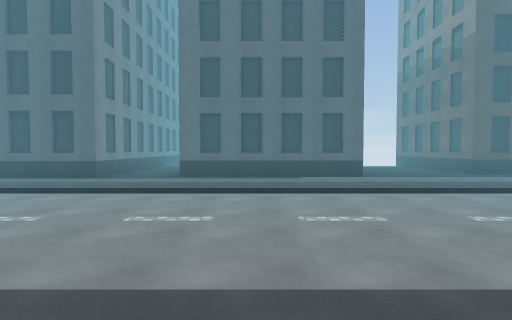
view 1 (above)

21 first-person views from a walk through a Unity game level. The camera is 1.5 m above the floor, tilts 2° down and sees 80° across. The floor is counted in squares, 2 m on a side. Each view is taken from the middle of a square. On the plan, view 1 faces up. The plan holds only what a view shows up to about 10 squares ahead; the rest is blank. The place goes on beyond the plan. The player is left out. Some animated figures are not drawn. Surface patterns are stand-ins for the level's own textures.

view 2
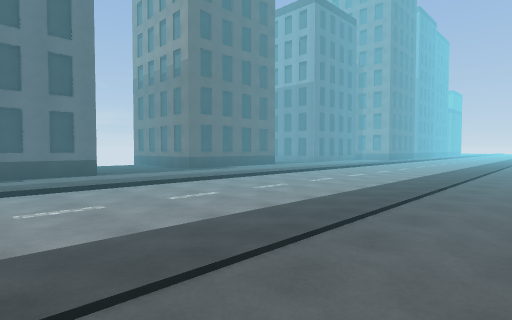

view 3
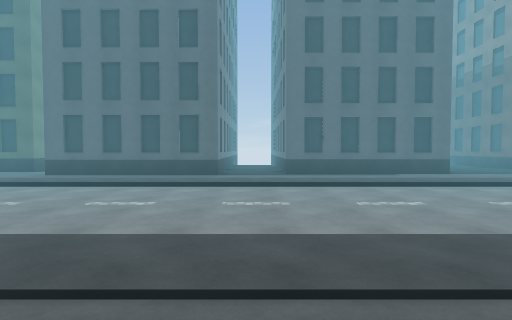

view 4
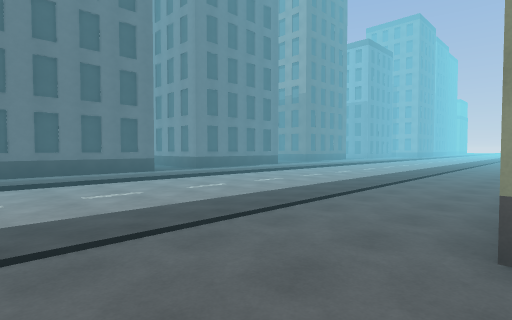

view 5
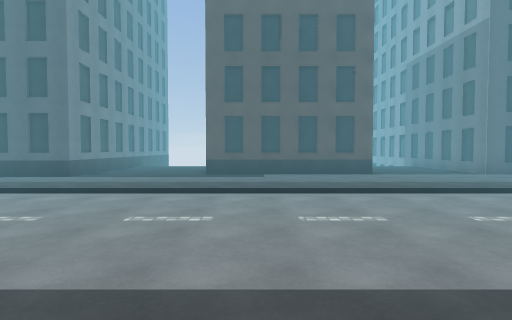

view 6
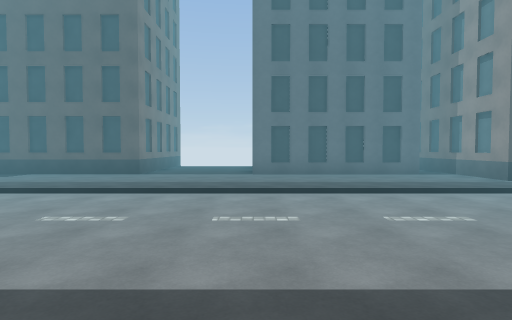

view 7
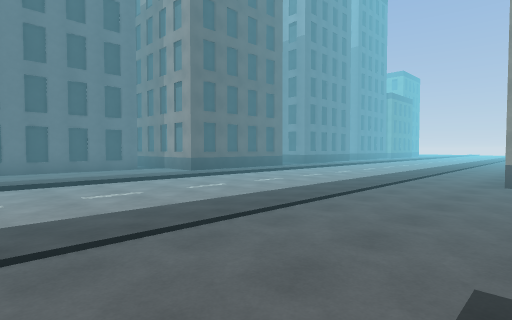

view 8
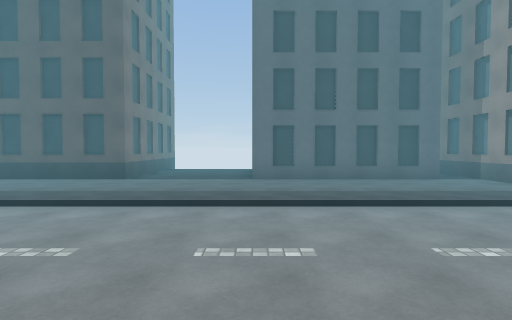

view 9
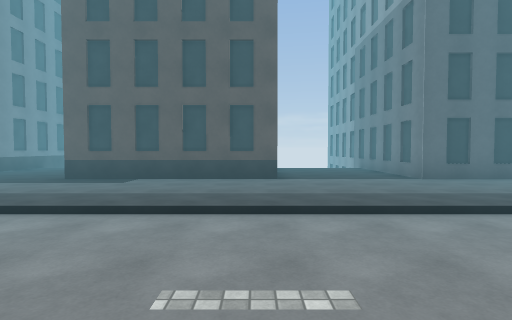

view 10
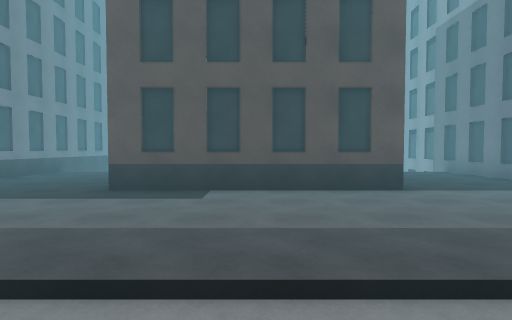

view 11
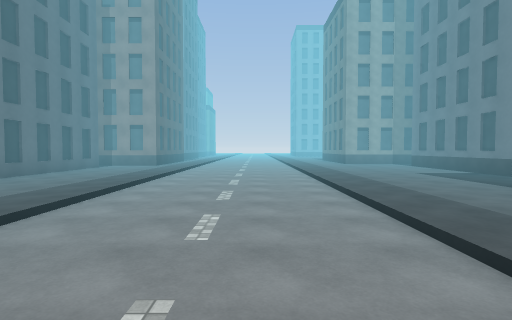

view 12
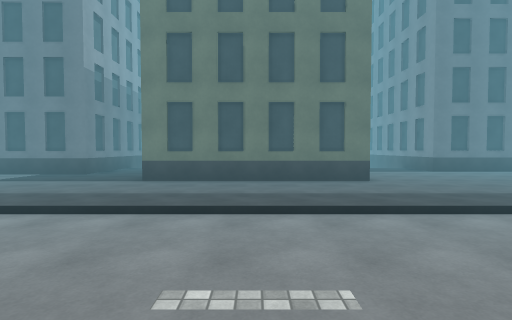

view 13
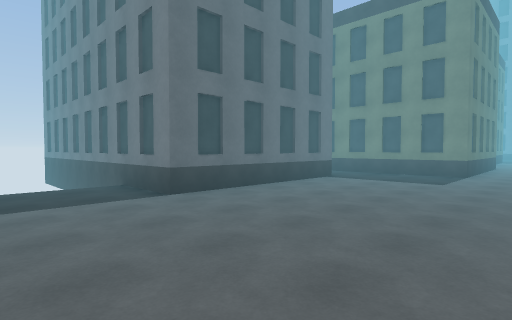

view 14
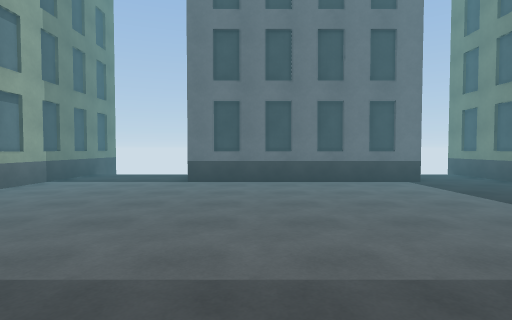

view 15
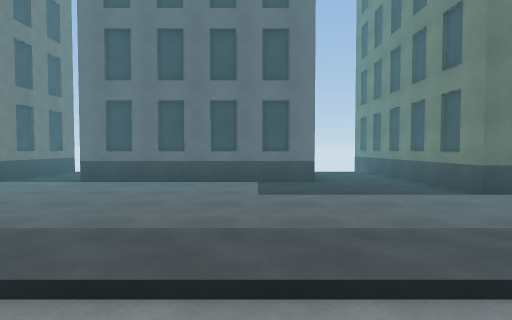

view 16
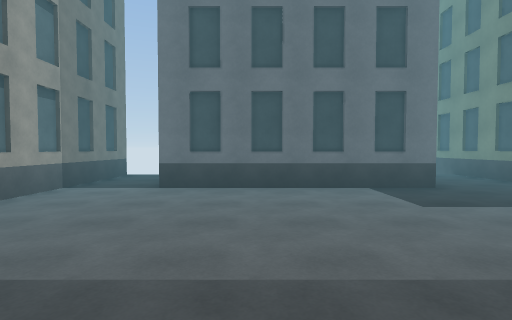

view 17
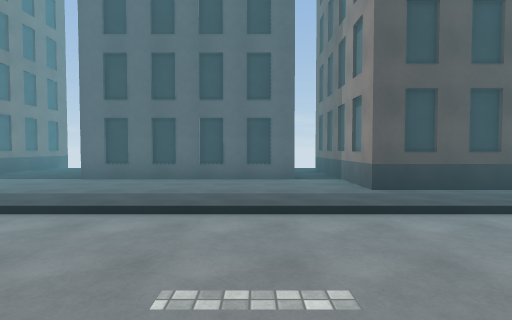

view 18
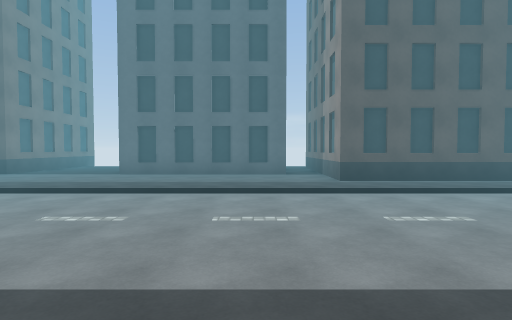

view 19
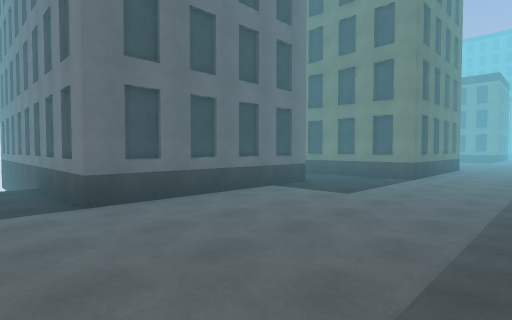

view 20
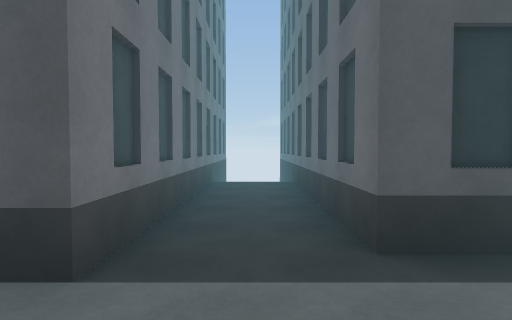

view 21
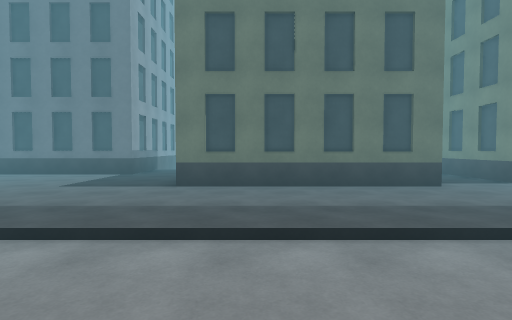

### Floor plan
Points are (right, up) in squares from view 1. A wall is a line through its corners. A room is listed if a view was taken in it or the views show most of it. See-through windows are left out.
Room 1 (views 1, 2, 3, 4, 5, 6, 7, 8, 9, 10, 11, 12, 13, 14, 15, 16, 17, 18, 19, 20, 21)
walls: (8.5, -1.7) (13.5, -1.7) (13.5, -7.4); (11.5, 12.1) (11.5, 9.1) (6.5, 9.1) (6.5, 10); (8.5, -7.5) (8.5, -3.2); (0.5, -6) (0.5, -4.5) (5.5, -4.5) (5.5, -7.5); (2.9, 14) (2.9, 8.3) (-2.1, 8.3) (-2.1, 14); (15.7, -5) (15.7, -3.5) (20.7, -3.5) (20.7, -7.5); (20, 9.1) (14.9, 9.1) (14.9, 14); (-6.6, -1.7) (-1.5, -1.7) (-1.5, -6.8); (-4.1, 13.9) (-4.1, 7.8) (-9.1, 7.8); (-8.4, -2.4) (-8.4, -4.9); (23.5, 7.2) (21, 7.2) (21, 12); (22.5, -6.2) (22.5, -1.2)

Positions as (right, up) in squares from view 1, and headings:
1: (0, 0), facing up
2: (0, -1), facing up-right
3: (-3, -1), facing up
4: (-9, -2), facing up-right
5: (8, 0), facing up
6: (15, 0), facing up
7: (15, -2), facing up-right
8: (15, 1), facing up
9: (11, 2), facing up
10: (9, 4), facing up
11: (8, 3), facing right
12: (11, 5), facing down
13: (8, 0), facing down-left
14: (4, 2), facing down
15: (17, 3), facing down
16: (19, 2), facing down
17: (19, 2), facing up
18: (19, 0), facing up
19: (22, 1), facing down-left
20: (-3, 6), facing up
21: (-3, 4), facing down
